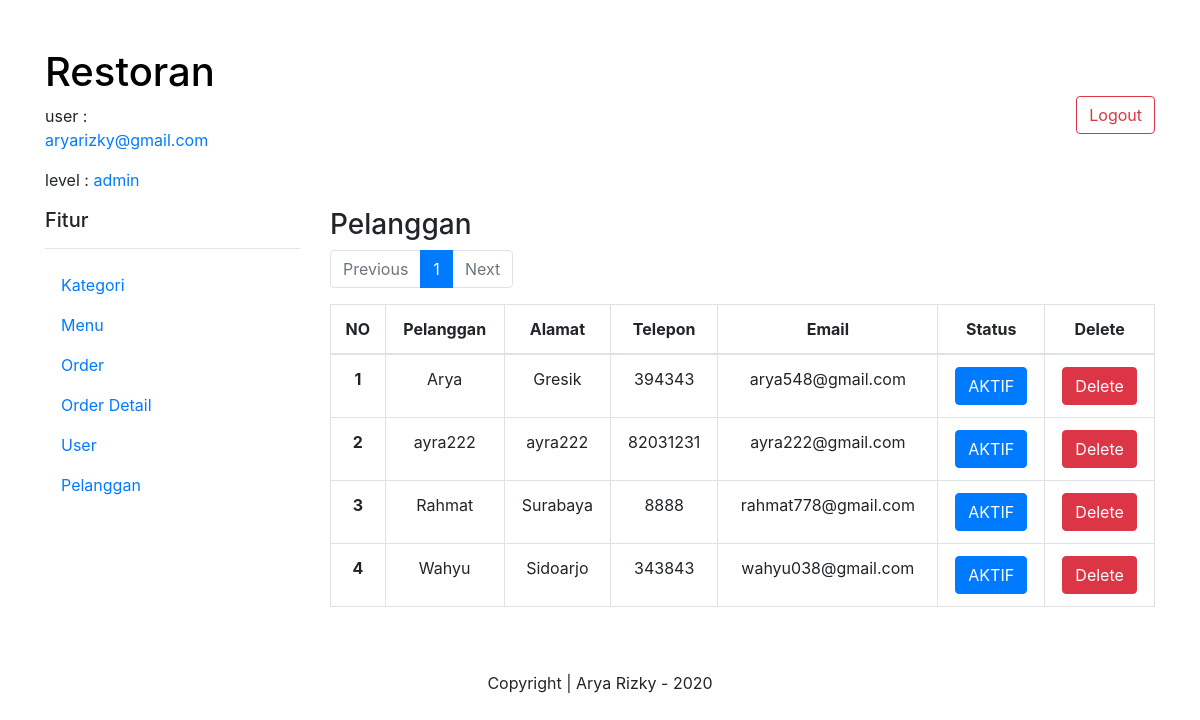
Page /admin/index.php?folder=pelanggan&menu=select (signed in) on the committed database.
### tables this page shows
CREATE TABLE `tabel_user` (
  `id_user` int(11) NOT NULL,
  `nama` varchar(100) NOT NULL,
  `email` varchar(100) NOT NULL,
  `password` varchar(255) NOT NULL,
  `level` varchar(100) NOT NULL,
  `aktif` int(11) NOT NULL DEFAULT '1'
);

CREATE TABLE `tabel_pelanggan` (
  `id_pelanggan` int(11) NOT NULL,
  `pelanggan` varchar(100) NOT NULL,
  `alamat` varchar(100) NOT NULL,
  `telepon` int(100) NOT NULL,
  `email` varchar(100) NOT NULL,
  `password` varchar(100) NOT NULL,
  `aktif` int(11) NOT NULL
);

### database_controller.php (called while the page is built, shortened)
<?php
  class Database {
	  private   $host = "localhost",
	            $user = "root",
	            $password = "",
	            $database = "database_restoran",
	            $koneksi;
	  public function __construct () {
                 $this->koneksi = $this->connectDB();
	  }
	  public function connectDB () {
	           return $koneksi = mysqli_connect ( $this->host, $this->user, $this->password, $this->database );
 	  }
 	  public function getAll ($sql) {
                 $result = mysqli_query ( $this->koneksi, $sql );
                 while ( $row = mysqli_fetch_assoc ( $result ) ) {
                       $data[] = $row;
                 }
                 if ( !empty ( $data ) ) {
                    return $data;
                 }
 	  }
 	  public function getItem ($sql) {
                 $result = mysqli_query ( $this->koneksi, $sql );
                 $row = mysqli_fetch_assoc ( $result );
                 return $row;
 	  }
 	  public function rowCount ( $sql ) {
                 $result = mysqli_query ( $this->koneksi, $sql );
                 $row = mysqli_num_rows ( $result );
                 return $row;
 	  }
 }
 ?>

### menu/pelanggan/select.php (the view)
<?php
  $banyakData = $database->rowCount ( "SELECT * FROM tabel_pelanggan" );
  $dataTampil = 5;
  $jumlahHalaman = ceil ( $banyakData / $dataTampil );
  $halamanAktif = ( isset ( $_GET["halaman"] ) ) ? $_GET["halaman"] : 1;
  $awalData = ( $halamanAktif * $dataTampil ) - $dataTampil;
  $sql = "SELECT * FROM tabel_pelanggan ORDER BY pelanggan ASC LIMIT $awalData, $dataTampil";
  $dataAll = $database->getAll($sql);
  $no = ++$awalData;
?>
<h3> Pelanggan </h3>
<nav aria-label="...">
    <ul class="pagination">
       <?php if ( $halamanAktif > 1 ) : ?>
         <li class="page-item"> <a class="page-link" href="?folder=pelanggan&menu=select&halaman=<?= $halamanAktif - 1 ?>">Previous</a> </li>
       <?php else : ?>
         <li class="page-item disabled"> <span class="page-link">Previous</span> </li>
       <?php endif; ?>
         <?php for ( $halaman = 1; $halaman <= $jumlahHalaman; $halaman++ ) : ?>
           <?php if ( $halamanAktif == $halaman ) : ?>
             <li class="page-item active" aria-current="page"> <span class="page-link"> <?= $halaman ?> <span class="sr-only">(current)</span> </span> </li>
             <?php else : ?>
               <li class="page-item"> <a class="page-link" href="?folder=pelanggan&menu=select&halaman=<?= $halaman ?>"> <?= $halaman ?> </a> </li>
             <?php endif; ?>
         <?php endfor; ?>
       <?php if ( $halamanAktif < $jumlahHalaman ) : ?>
         <li class="page-item"> <a class="page-link" href="?folder=pelanggan&menu=select&halaman=<?= $halamanAktif + 1 ?>">Next</a> </li>
         <?php else : ?>
         <li class="page-item disabled"> <span class="page-link">Next</span> </li>
       <?php endif; ?>
    </ul>
</nav>
<table class="table table-bordered w-90 text-center" >
      <thead>
             <tr>
                 <th scope="col" > NO </th>
                 <th scope="col" > Pelanggan </th>
                 <th scope="col" > Alamat </th>
                 <th scope="col" > Telepon </th>
                 <th scope="col" > Email </th>
                 <th scope="col" > Status </th>
                 <th scope="col" > Delete </th>
             </tr>
      </thead>
      <tbody>
            <?php foreach ( $dataAll as $data ) : ?>
              <tr>
                 <th scope="row" > <?= $no++ ?> </th>
                 <td> <?= $data["pelanggan"] ?> </td>
                 <td> <?= $data["alamat"] ?> </td>
                 <td> <?= $data["telepon"] ?> </td>
                 <td> <?= $data["email"] ?> </td>
                 <td> <a href="?folder=pelanggan&menu=update&id=<?= $data["id_pelanggan"] ?>">
                 	   <button type="button" class="btn btn-primary"> <?php $status = ($data["aktif"] == 1 ) ? "AKTIF" : "NON AKTIF"; echo $status;  ?> </button>
                 	  </a>
                 </td>
                 <td> <a href="?folder=pelanggan&menu=delete&id=<?= $data["id_pelanggan"] ?>"> <button type="button" class="btn btn-danger"> Delete </button> </a> </td>
              </tr>
            <?php endforeach; ?>
      </tbody>
</table>

### admin/index.php (shortened to what this page needs)
<?php
  require_once "../database_controller.php";
  $database = new Database();
  $idUser = $_SESSION["id"];
  $data = $database->getItem("SELECT * FROM tabel_user WHERE id_user=$idUser");
?>
<!DOCTYPE html>
<html>
<head>
	<link rel="stylesheet" href="https://stackpath.bootstrapcdn.com/bootstrap/4.4.1/css/bootstrap.min.css">
	<link rel="stylesheet" type="text/css" href="https://stackpath.bootstrapcdn.com/font-awesome/4.7.0/css/font-awesome.min.css">
</head>
<body>
<div class="container" >
	<div class="row mt-5" >
	 	<div class="col-md-3" >
	        <h1> <a href="index.php" style="text-decoration: none; color: black">Restoran</a>  </h1>
	        <p class="float-left mr-5" >user : <a href="?folder=user&menu=update_user&id=<?= $_SESSION["id"] ?>"> <?= $data["email"] ?> </a> </p>
	        <p class="float-left mr-5" >level : <a href="?folder=user&menu=update_user&id=<?= $_SESSION["id"] ?>"> <?= $data["level"] ?> </a> </p>
	 	</div>
	 	<div class="col-md-9" >
	        <a href="logout.php"><button type="button" class="btn btn-outline-danger float-right mt-5"> Logout </button></a>
	 	</div>
	</div>
	<div class="row" >
	    <div class="col-md-3" >
	    	<h5> Fitur </h5>
	    	<hr>
	        <ul class="nav flex-column">
	        	<?php if ( $data["level"] == "admin" ) : ?>
	            <li class="nav-item">
	               <a class="nav-link active" href="?folder=kategori&menu=select"> Kategori </a>
	            </li>
	            <li class="nav-item">
	               <a class="nav-link active" href="?folder=menu&menu=select"> Menu </a>
	            </li>
	            <li class="nav-item">
	               <a class="nav-link active" href="?folder=order&menu=select"> Order </a>
	            </li>
	            <li class="nav-item">
	               <a class="nav-link active" href="?folder=order_detail&menu=select"> Order Detail </a>
	            </li>
	            <li class="nav-item">
	               <a class="nav-link active" href="?folder=user&menu=select"> User </a>
	            </li>
	            <li class="nav-item">
	               <a class="nav-link active" href="?folder=pelanggan&menu=select"> Pelanggan </a>
	            </li>
	            <?php elseif ( $data["level"] == "koki" )  : ?>
	              <li class="nav-item">
	                 <a class="nav-link active" href="?folder=order_detail&menu=select"> Order Detail </a>
	              </li>
	            <?php endif; ?>
	        </ul>
	    </div>
	    <div class="col-md-9" >
	        <?php if ( isset ( $_GET["folder"] ) && isset ( $_GET["menu"] ) ) : ?>
	      	  <?php
                $folder = $_GET["folder"];
                $menu   = $_GET["menu"];
                $file   = "../menu/".$folder."/".$menu.".php";
                require_once $file;
	      	  ?>
	      	  <?php else : ?>
	      	    <div class="alert alert-success w-25 mr-5" role="alert"> Welcome <?= $data["nama"] ?> </div>
	      	  <?php endif; ?>
	    </div>
    </div>
	<div class="row" >
	    <div class="col mt-5" >
	        <p class="text-center"> Copyright | Arya Rizky - 2020 </p>
	 	</div>
	</div>
</div>
</body>
</html>

### rows in the picture
tabel_user: email "aryarizky@gmail.com", level "admin"
tabel_pelanggan: pelanggan "Arya", alamat "Gresik", telepon "394343", email "arya548@gmail.com", aktif "AKTIF"
tabel_pelanggan: pelanggan "ayra222", alamat "ayra222", telepon "82031231", email "ayra222@gmail.com", aktif "AKTIF"
tabel_pelanggan: pelanggan "Rahmat", alamat "Surabaya", telepon "8888", email "rahmat778@gmail.com", aktif "AKTIF"
tabel_pelanggan: pelanggan "Wahyu", alamat "Sidoarjo", telepon "343843", email "wahyu038@gmail.com", aktif "AKTIF"
